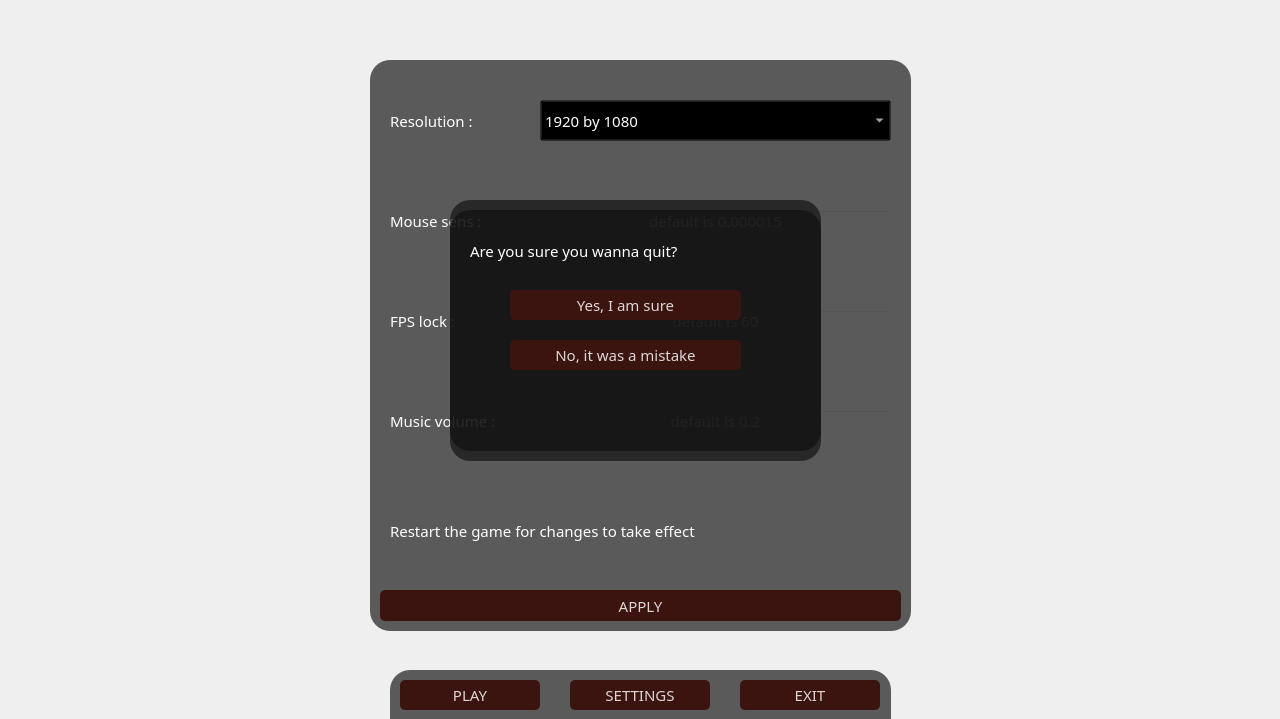
<?xml version="1.0" encoding="UTF-8"?>
<ui version="4.0">
 <class>Dialog</class>
 <widget class="QDialog" name="Dialog">
  <property name="geometry">
   <rect>
    <x>0</x>
    <y>0</y>
    <width>1280</width>
    <height>719</height>
   </rect>
  </property>
  <property name="font">
   <font>
    <family>Super Legend Boy</family>
    <pointsize>11</pointsize>
    <weight>50</weight>
    <italic>false</italic>
    <bold>false</bold>
   </font>
  </property>
  <property name="windowTitle">
   <string>Dialog</string>
  </property>
  <property name="styleSheet">
   <string notr="true">font: 11pt &quot;Super Legend Boy&quot;;</string>
  </property>
  <widget class="QLabel" name="label">
   <property name="geometry">
    <rect>
     <x>0</x>
     <y>0</y>
     <width>1280</width>
     <height>720</height>
    </rect>
   </property>
   <property name="text">
    <string/>
   </property>
   <property name="pixmap">
    <pixmap>../backgrounds/1.png</pixmap>
   </property>
  </widget>
  <widget class="QPushButton" name="start">
   <property name="geometry">
    <rect>
     <x>400</x>
     <y>680</y>
     <width>140</width>
     <height>30</height>
    </rect>
   </property>
   <property name="styleSheet">
    <string notr="true">QPushButton{
background-color: #3b1410;
color:rgba(255, 255, 255, 210);
border-radius:5px;
}

QPushButton:hover{
background-color: #562926;
}


</string>
   </property>
   <property name="text">
    <string>PLAY</string>
   </property>
  </widget>
  <widget class="QLabel" name="label_2">
   <property name="geometry">
    <rect>
     <x>390</x>
     <y>670</y>
     <width>501</width>
     <height>71</height>
    </rect>
   </property>
   <property name="styleSheet">
    <string notr="true">background-color:rgba(15, 15, 15, 170);
border-top-left-radius: 20px;
border-top-right-radius: 20px;</string>
   </property>
   <property name="text">
    <string/>
   </property>
  </widget>
  <widget class="QPushButton" name="tab">
   <property name="geometry">
    <rect>
     <x>570</x>
     <y>680</y>
     <width>140</width>
     <height>30</height>
    </rect>
   </property>
   <property name="styleSheet">
    <string notr="true">QPushButton{
background-color: #3b1410;
color:rgba(255, 255, 255, 210);
border-radius:5px;
}

QPushButton:hover{
background-color: #562926;
}
</string>
   </property>
   <property name="text">
    <string>SETTINGS</string>
   </property>
  </widget>
  <widget class="QPushButton" name="x">
   <property name="geometry">
    <rect>
     <x>740</x>
     <y>680</y>
     <width>140</width>
     <height>30</height>
    </rect>
   </property>
   <property name="font">
    <font>
     <family>Super Legend Boy</family>
     <pointsize>11</pointsize>
     <weight>50</weight>
     <italic>false</italic>
     <bold>false</bold>
    </font>
   </property>
   <property name="styleSheet">
    <string notr="true">QPushButton{
background-color: #3b1410;
color:rgba(255, 255, 255, 210);
border-radius: 5px;
border-font: 2px solid black;
}

QPushButton:hover{
background-color: #562926;
}
</string>
   </property>
   <property name="text">
    <string>EXIT</string>
   </property>
  </widget>
  <widget class="QLabel" name="blacksett">
   <property name="geometry">
    <rect>
     <x>370</x>
     <y>60</y>
     <width>541</width>
     <height>571</height>
    </rect>
   </property>
   <property name="styleSheet">
    <string notr="true">background-color:rgba(15, 15, 15, 170);
border-radius: 20px;
</string>
   </property>
   <property name="text">
    <string/>
   </property>
  </widget>
  <widget class="QPushButton" name="apply">
   <property name="geometry">
    <rect>
     <x>380</x>
     <y>590</y>
     <width>521</width>
     <height>31</height>
    </rect>
   </property>
   <property name="styleSheet">
    <string notr="true">QPushButton{
background-color: #3b1410;
color:rgba(255, 255, 255, 210);
border-radius:5px;
}

QPushButton:hover{
background-color: #562926;
}
</string>
   </property>
   <property name="text">
    <string>APPLY</string>
   </property>
  </widget>
  <widget class="QLabel" name="mousela">
   <property name="geometry">
    <rect>
     <x>390</x>
     <y>210</y>
     <width>131</width>
     <height>21</height>
    </rect>
   </property>
   <property name="styleSheet">
    <string notr="true">color: white</string>
   </property>
   <property name="text">
    <string>Mouse sens :</string>
   </property>
  </widget>
  <widget class="QLineEdit" name="mousesens">
   <property name="geometry">
    <rect>
     <x>540</x>
     <y>210</y>
     <width>351</width>
     <height>21</height>
    </rect>
   </property>
   <property name="styleSheet">
    <string notr="true">background-color: rgba(0,0,0,0);
color: white</string>
   </property>
   <property name="text">
    <string/>
   </property>
   <property name="alignment">
    <set>Qt::AlignCenter</set>
   </property>
   <property name="placeholderText">
    <string>default is 0.000015</string>
   </property>
  </widget>
  <widget class="QLabel" name="res">
   <property name="geometry">
    <rect>
     <x>390</x>
     <y>110</y>
     <width>131</width>
     <height>21</height>
    </rect>
   </property>
   <property name="styleSheet">
    <string notr="true">color: white</string>
   </property>
   <property name="text">
    <string>Resolution :</string>
   </property>
  </widget>
  <widget class="QLabel" name="fpslock">
   <property name="geometry">
    <rect>
     <x>390</x>
     <y>310</y>
     <width>131</width>
     <height>21</height>
    </rect>
   </property>
   <property name="styleSheet">
    <string notr="true">color: white</string>
   </property>
   <property name="text">
    <string>FPS lock :</string>
   </property>
  </widget>
  <widget class="QLineEdit" name="fpslo">
   <property name="geometry">
    <rect>
     <x>540</x>
     <y>310</y>
     <width>351</width>
     <height>21</height>
    </rect>
   </property>
   <property name="styleSheet">
    <string notr="true">background-color: rgba(0,0,0,0);
color: white</string>
   </property>
   <property name="text">
    <string/>
   </property>
   <property name="alignment">
    <set>Qt::AlignCenter</set>
   </property>
   <property name="placeholderText">
    <string>default is 60</string>
   </property>
  </widget>
  <widget class="QComboBox" name="resol">
   <property name="geometry">
    <rect>
     <x>540</x>
     <y>100</y>
     <width>351</width>
     <height>41</height>
    </rect>
   </property>
   <property name="styleSheet">
    <string notr="true">background-color: rgba(0,0,0,0);
color: white</string>
   </property>
   <property name="iconSize">
    <size>
     <width>16</width>
     <height>16</height>
    </size>
   </property>
   <property name="frame">
    <bool>true</bool>
   </property>
   <item>
    <property name="text">
     <string>1920 by 1080</string>
    </property>
   </item>
   <item>
    <property name="text">
     <string>1600 by 900</string>
    </property>
   </item>
   <item>
    <property name="text">
     <string>1280 by 720</string>
    </property>
   </item>
  </widget>
  <widget class="QLabel" name="volumela">
   <property name="geometry">
    <rect>
     <x>390</x>
     <y>410</y>
     <width>151</width>
     <height>21</height>
    </rect>
   </property>
   <property name="styleSheet">
    <string notr="true">color: white</string>
   </property>
   <property name="text">
    <string>Music volume :</string>
   </property>
  </widget>
  <widget class="QLineEdit" name="volumeli">
   <property name="geometry">
    <rect>
     <x>540</x>
     <y>410</y>
     <width>351</width>
     <height>21</height>
    </rect>
   </property>
   <property name="styleSheet">
    <string notr="true">background-color: rgba(0,0,0,0);
color: white</string>
   </property>
   <property name="text">
    <string/>
   </property>
   <property name="alignment">
    <set>Qt::AlignCenter</set>
   </property>
   <property name="placeholderText">
    <string>default is 0.2</string>
   </property>
  </widget>
  <widget class="QLabel" name="restarto">
   <property name="geometry">
    <rect>
     <x>390</x>
     <y>520</y>
     <width>511</width>
     <height>21</height>
    </rect>
   </property>
   <property name="styleSheet">
    <string notr="true">color: white</string>
   </property>
   <property name="text">
    <string>Restart the game for changes to take effect</string>
   </property>
  </widget>
  <widget class="QLabel" name="blackpla">
   <property name="geometry">
    <rect>
     <x>450</x>
     <y>200</y>
     <width>371</width>
     <height>251</height>
    </rect>
   </property>
   <property name="styleSheet">
    <string notr="true">background-color:rgba(15, 15, 15, 170);
border-radius: 20px;
</string>
   </property>
   <property name="text">
    <string/>
   </property>
  </widget>
  <widget class="QPushButton" name="newg">
   <property name="geometry">
    <rect>
     <x>560</x>
     <y>340</y>
     <width>141</width>
     <height>30</height>
    </rect>
   </property>
   <property name="styleSheet">
    <string notr="true">QPushButton{
background-color: #3b1410;
color:rgba(255, 255, 255, 210);
border-radius:5px;
}

QPushButton:hover{
background-color: #562926;
}


</string>
   </property>
   <property name="text">
    <string>New Game</string>
   </property>
  </widget>
  <widget class="QPushButton" name="cont">
   <property name="geometry">
    <rect>
     <x>560</x>
     <y>290</y>
     <width>140</width>
     <height>30</height>
    </rect>
   </property>
   <property name="styleSheet">
    <string notr="true">QPushButton{
background-color: #3b1410;
color:rgba(255, 255, 255, 210);
border-radius:5px;
}

QPushButton:hover{
background-color: #562926;
}


</string>
   </property>
   <property name="text">
    <string>Continue</string>
   </property>
  </widget>
  <widget class="QPushButton" name="no">
   <property name="geometry">
    <rect>
     <x>510</x>
     <y>340</y>
     <width>231</width>
     <height>30</height>
    </rect>
   </property>
   <property name="styleSheet">
    <string notr="true">QPushButton{
background-color: #3b1410;
color:rgba(255, 255, 255, 210);
border-radius:5px;
}

QPushButton:hover{
background-color: #562926;
}


</string>
   </property>
   <property name="text">
    <string>No, it was a mistake</string>
   </property>
  </widget>
  <widget class="QPushButton" name="yes">
   <property name="geometry">
    <rect>
     <x>510</x>
     <y>290</y>
     <width>231</width>
     <height>30</height>
    </rect>
   </property>
   <property name="styleSheet">
    <string notr="true">QPushButton{
background-color: #3b1410;
color:rgba(255, 255, 255, 210);
border-radius:5px;
}

QPushButton:hover{
background-color: #562926;
}


</string>
   </property>
   <property name="text">
    <string>Yes, I am sure</string>
   </property>
  </widget>
  <widget class="QLabel" name="blackex">
   <property name="geometry">
    <rect>
     <x>450</x>
     <y>210</y>
     <width>371</width>
     <height>251</height>
    </rect>
   </property>
   <property name="styleSheet">
    <string notr="true">background-color:rgba(15, 15, 15, 170);
border-radius: 20px;
</string>
   </property>
   <property name="text">
    <string/>
   </property>
  </widget>
  <widget class="QLabel" name="sureq">
   <property name="geometry">
    <rect>
     <x>470</x>
     <y>240</y>
     <width>321</width>
     <height>21</height>
    </rect>
   </property>
   <property name="styleSheet">
    <string notr="true">color: white</string>
   </property>
   <property name="text">
    <string>Are you sure you wanna quit?</string>
   </property>
  </widget>
  <zorder>label</zorder>
  <zorder>label_2</zorder>
  <zorder>start</zorder>
  <zorder>tab</zorder>
  <zorder>x</zorder>
  <zorder>blacksett</zorder>
  <zorder>apply</zorder>
  <zorder>mousela</zorder>
  <zorder>mousesens</zorder>
  <zorder>res</zorder>
  <zorder>fpslock</zorder>
  <zorder>fpslo</zorder>
  <zorder>resol</zorder>
  <zorder>volumela</zorder>
  <zorder>volumeli</zorder>
  <zorder>restarto</zorder>
  <zorder>blackpla</zorder>
  <zorder>newg</zorder>
  <zorder>cont</zorder>
  <zorder>blackex</zorder>
  <zorder>yes</zorder>
  <zorder>no</zorder>
  <zorder>sureq</zorder>
 </widget>
 <resources/>
 <connections/>
</ui>
